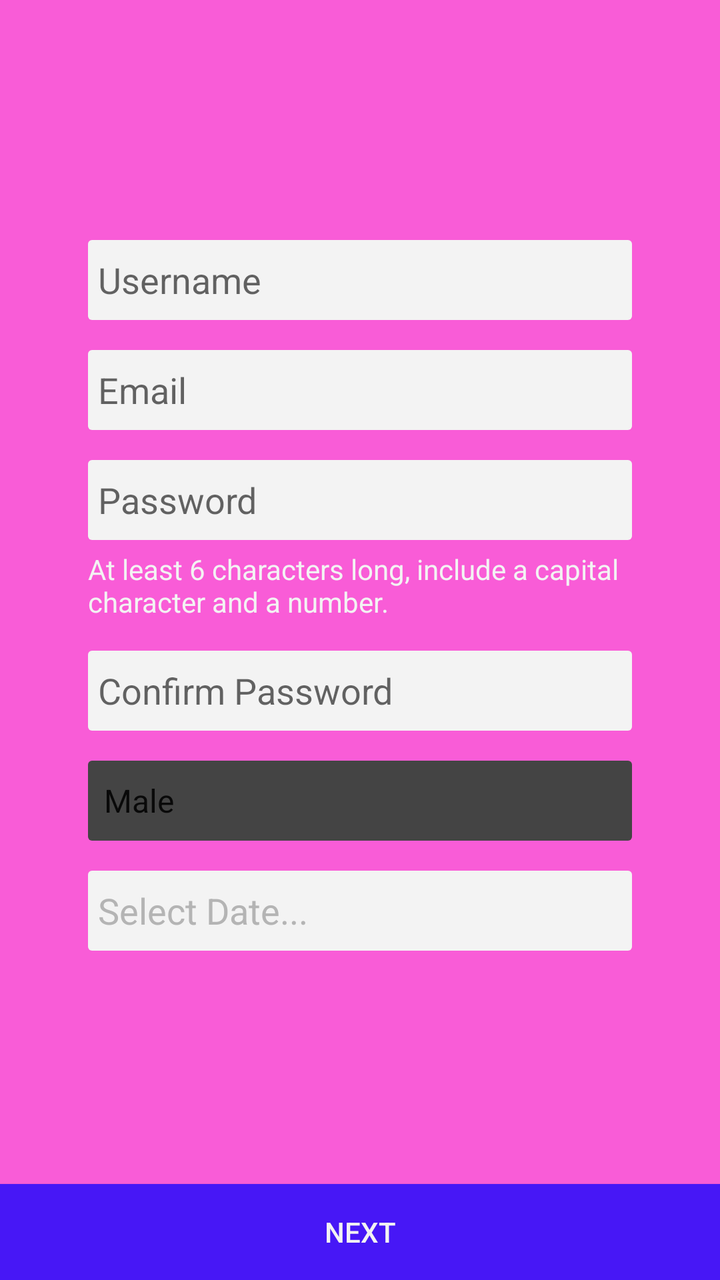
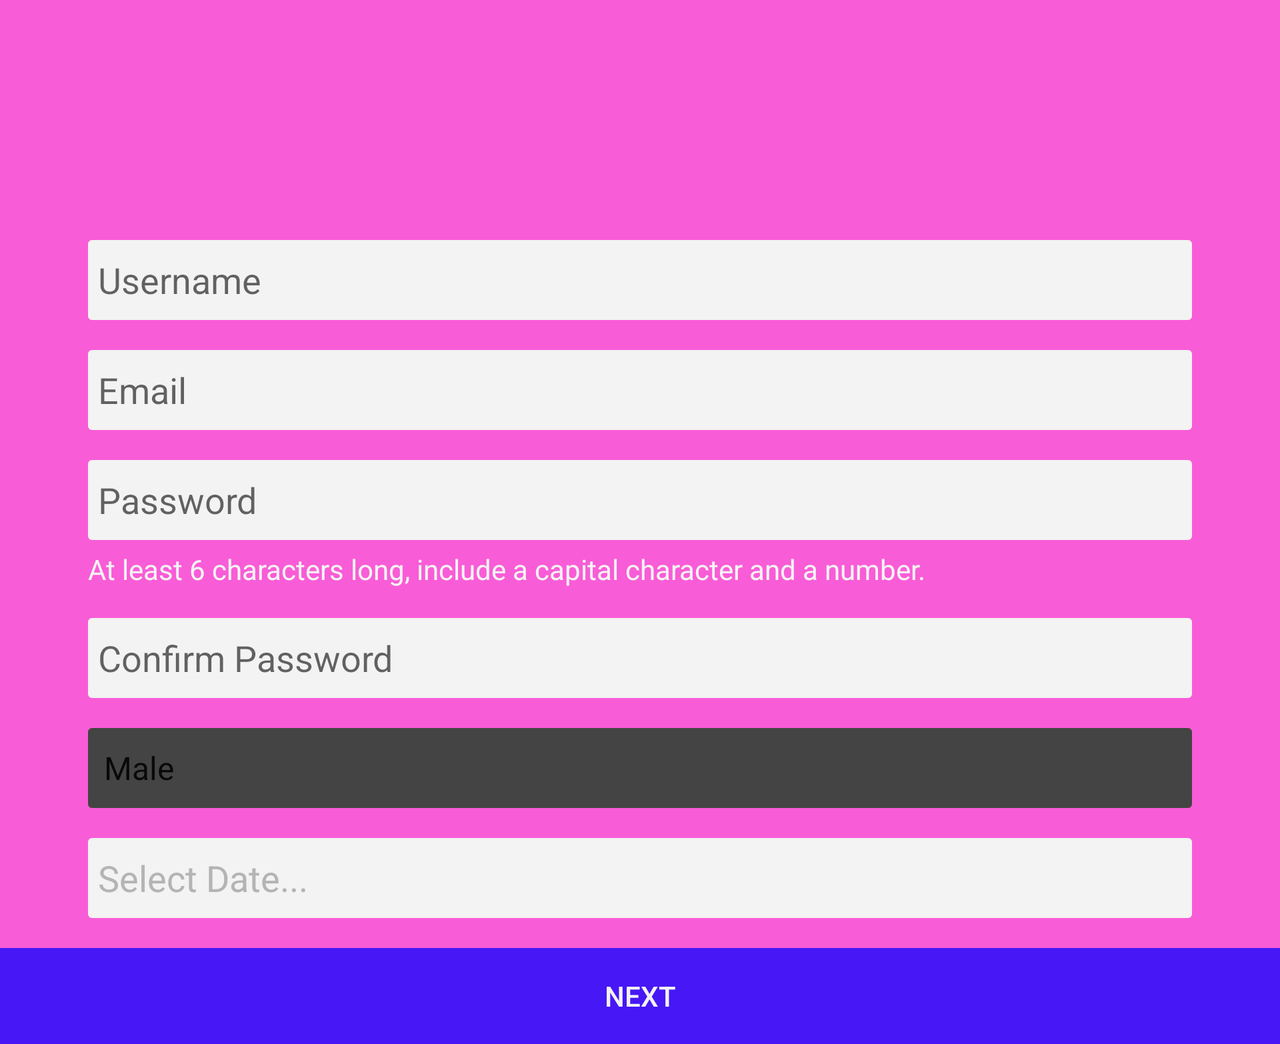

The same Android screen from two of the app's own layout files: first res/layout/ as a phone draws it, then the repository's variant for another configuration, drawn on a device whose configuration selects that folder. Both files follow.
<!-- AndroidManifest.xml: application theme AppTheme -->
<!-- res/layout/activity_third_sign_up_page.xml -->
<?xml version="1.0" encoding="utf-8"?>
<LinearLayout xmlns:android="http://schemas.android.com/apk/res/android"
    xmlns:app="http://schemas.android.com/apk/res-auto"
    xmlns:tools="http://schemas.android.com/tools"
    android:layout_width="match_parent"
    android:layout_height="match_parent"
    android:background="@color/pink"
    android:gravity="center_horizontal"
    android:orientation="vertical"
    tools:context="com.dating.app.idateu.SignUp_LogIn.ThirdSignUpPage">

    <EditText
        android:id="@+id/usernameInput"
        android:layout_width="match_parent"
        android:layout_height="40dp"
        android:layout_marginLeft="44dp"
        android:layout_marginTop="120dp"
        android:layout_marginRight="44dp"
        android:textCursorDrawable="@drawable/color_cursor"
        android:paddingLeft="5dp"
        android:background="@drawable/text_edit_mod"
        android:hint="Username" />

    <EditText
        android:id="@+id/emailInput"
        android:layout_width="match_parent"
        android:layout_height="40dp"
        android:layout_marginLeft="44dp"
        android:layout_marginTop="15dp"
        android:layout_marginRight="44dp"
        android:textCursorDrawable="@drawable/color_cursor"
        android:paddingLeft="5dp"
        android:background="@drawable/text_edit_mod"
        android:hint="Email" />

    <EditText
        android:id="@+id/passwordInput"
        android:layout_width="match_parent"
        android:layout_height="40dp"
        android:layout_marginLeft="44dp"
        android:layout_marginTop="15dp"
        android:layout_marginRight="44dp"
        android:textCursorDrawable="@drawable/color_cursor"
        android:paddingLeft="5dp"
        android:background="@drawable/text_edit_mod"
        android:hint="Password" />

    <TextView
        android:layout_width="match_parent"
        android:layout_height="wrap_content"
        android:layout_marginLeft="44dp"
        android:layout_marginTop="5dp"
        android:layout_marginRight="44dp"
        android:text="@string/password_instruction"
        android:textColor="@color/white" />

    <EditText
        android:id="@+id/passwordConfirmInput"
        android:layout_width="match_parent"
        android:layout_height="40dp"
        android:layout_marginLeft="44dp"
        android:layout_marginTop="15dp"
        android:layout_marginRight="44dp"
        android:textCursorDrawable="@drawable/color_cursor"
        android:paddingLeft="5dp"
        android:background="@drawable/text_edit_mod"
        android:hint="Confirm Password" />

    <Spinner
        android:id="@+id/gender_selection"
        android:layout_width="match_parent"
        android:layout_height="40dp"
        android:layout_marginTop="15dp"
        android:layout_marginLeft="44dp"
        android:layout_marginRight="44dp"
        android:entries="@array/gender_arrays"
        android:background="@drawable/text_edit_mod"
        android:backgroundTint="@color/transparent_black">
    </Spinner>

    <EditText
        android:id="@+id/date"
        android:layout_width="match_parent"
        android:layout_height="40dp"
        android:layout_centerHorizontal="true"
        android:background="@drawable/text_edit_mod"
        android:layout_marginLeft="44dp"
        android:layout_marginRight="44dp"
        android:paddingLeft="5dp"
        android:hint="Select Date..."
        android:textCursorDrawable="@drawable/color_cursor"
        android:layout_marginTop="15dp"
        android:textColorHint="@color/transparent_grey"/>

    <RelativeLayout
        android:layout_width="wrap_content"
        android:layout_height="wrap_content">

        <Button
            android:id="@+id/next_button"
            android:layout_width="match_parent"
            android:layout_height="wrap_content"
            android:layout_alignParentBottom="true"
            android:text="NEXT"
            android:background="@drawable/full_length_button"
            android:backgroundTint="@color/purple"
            android:textColor="@color/white"/>

    </RelativeLayout>

</LinearLayout>
<!-- resources referenced by this layout -->
<resources>
  <string-array name="gender_arrays">
          <item>Male</item>
          <item>Female</item>
          <item>Other</item>
      </string-array>
  <color name="pink">#f95cd7</color>
  <color name="purple">#4717f6</color>
  <color name="transparent_black">#444444</color>
  <color name="transparent_grey">#DDAAAAAA</color>
  <color name="white">#f3f3f3</color>
  <!-- drawable color_cursor (drawable) -->
  <?xml version="1.0" encoding="utf-8"?>
  <shape xmlns:android="http://schemas.android.com/apk/res/android" >
      <size android:width="3dp"
          android:height="7dp"/>
      <solid android:color="@color/transparent_black"  />
  
  </shape>
  <!-- drawable full_length_button (drawable) -->
  <?xml version="1.0" encoding="utf-8"?>
  <ripple xmlns:android="http://schemas.android.com/apk/res/android"
      android:color="@color/transparent_grey">
  <item>
      <shape  android:color="@color/colorPrimaryDark">
          <solid android:color="@color/white"/>
      </shape>
  </item>
  </ripple>
  <!-- drawable text_edit_mod (drawable) -->
  <?xml version="1.0" encoding="utf-8"?>
  <shape xmlns:android="http://schemas.android.com/apk/res/android" >
  
      <corners android:radius="2dp" />
  
      <solid
          android:color="@color/white"
          />
  </shape>
  <string name="password_instruction">At least 6 characters long,
          include a capital character and a number.</string>
  <style name="AppTheme" parent="Theme.AppCompat.Light.NoActionBar">
          
          <item name="colorPrimary">@color/purple</item>
          <item name="colorPrimaryDark">@color/purple</item>
          <item name="colorAccent">@color/purple</item>
          <item name="android:windowAnimationStyle">@style/CustomActivityAnimation</item>
  
      </style>
  <color name="colorPrimaryDark">#00574B</color>
  <style name="CustomActivityAnimation" parent="@android:style/Animation.Activity">
  
          <item name="android:activityOpenEnterAnimation">@anim/slide_in_right</item>
          <item name="android:activityOpenExitAnimation">@anim/slide_out_left</item>
          <item name="android:activityCloseEnterAnimation">@anim/slide_in_left</item>
          <item name="android:activityCloseExitAnimation">@anim/slide_out_right</item>
      </style>
</resources>
<!-- res/layout-land/activity_third_sign_up_page.xml (the repository's variant of the layout above) -->
<!-- drawn on the phone turned sideways -->
<?xml version="1.0" encoding="utf-8"?>
<ScrollView
    android:layout_width="match_parent"
    android:layout_height="match_parent"
    xmlns:android="http://schemas.android.com/apk/res/android">
    <LinearLayout
        xmlns:app="http://schemas.android.com/apk/res-auto"
        xmlns:tools="http://schemas.android.com/tools"
        android:layout_width="match_parent"
        android:layout_height="match_parent"
        android:background="@color/pink"
        android:gravity="center_horizontal"
        android:orientation="vertical"
        tools:context="com.dating.app.idateu.SignUp_LogIn.ThirdSignUpPage">

        <EditText
            android:id="@+id/usernameInput"
            android:layout_width="match_parent"
            android:layout_height="40dp"
            android:layout_marginLeft="44dp"
            android:layout_marginTop="120dp"
            android:layout_marginRight="44dp"
            android:paddingLeft="5dp"
            android:textCursorDrawable="@drawable/color_cursor"
            android:background="@drawable/text_edit_mod"
            android:hint="Username" />

        <EditText
            android:id="@+id/emailInput"
            android:layout_width="match_parent"
            android:layout_height="40dp"
            android:layout_marginLeft="44dp"
            android:layout_marginTop="15dp"
            android:layout_marginRight="44dp"
            android:paddingLeft="5dp"
            android:textCursorDrawable="@drawable/color_cursor"
            android:background="@drawable/text_edit_mod"
            android:hint="Email" />

        <EditText
            android:id="@+id/passwordInput"
            android:layout_width="match_parent"
            android:layout_height="40dp"
            android:layout_marginLeft="44dp"
            android:layout_marginTop="15dp"
            android:layout_marginRight="44dp"
            android:paddingLeft="5dp"
            android:textCursorDrawable="@drawable/color_cursor"
            android:background="@drawable/text_edit_mod"
            android:hint="Password" />

        <TextView
            android:layout_width="match_parent"
            android:layout_height="wrap_content"
            android:layout_marginLeft="44dp"
            android:layout_marginTop="5dp"
            android:layout_marginRight="44dp"
            android:text="@string/password_instruction"
            android:textColor="@color/white" />

        <EditText
            android:id="@+id/passwordConfirmInput"
            android:layout_width="match_parent"
            android:layout_height="40dp"
            android:layout_marginLeft="44dp"
            android:layout_marginTop="15dp"
            android:layout_marginRight="44dp"
            android:paddingLeft="5dp"
            android:background="@drawable/text_edit_mod"
            android:hint="Confirm Password" />

        <Spinner
            android:id="@+id/gender_selection"
            android:layout_width="match_parent"
            android:layout_height="40dp"
            android:layout_marginTop="15dp"
            android:layout_marginLeft="44dp"
            android:layout_marginRight="44dp"
            android:entries="@array/gender_arrays"
            android:background="@drawable/text_edit_mod"
            android:backgroundTint="@color/transparent_black">
        </Spinner>

        <EditText
            android:id="@+id/date"
            android:layout_width="match_parent"
            android:layout_height="40dp"
            android:layout_centerHorizontal="true"
            android:background="@drawable/text_edit_mod"
            android:layout_marginLeft="44dp"
            android:layout_marginRight="44dp"
            android:paddingLeft="5dp"
            android:textCursorDrawable="@drawable/color_cursor"
            android:layout_marginBottom="15dp"
            android:hint="Select Date..."
            android:layout_marginTop="15dp"
            android:textColorHint="@color/transparent_grey"/>

        <RelativeLayout
            android:layout_width="wrap_content"
            android:layout_height="wrap_content">

            <Button
                android:id="@+id/next_button"
                android:layout_width="match_parent"
                android:layout_height="wrap_content"
                android:layout_alignParentBottom="true"
                android:text="NEXT"
                android:background="@drawable/full_length_button"
                android:backgroundTint="@color/purple"
                android:textColor="@color/white"/>

        </RelativeLayout>

        </LinearLayout>

</ScrollView>
